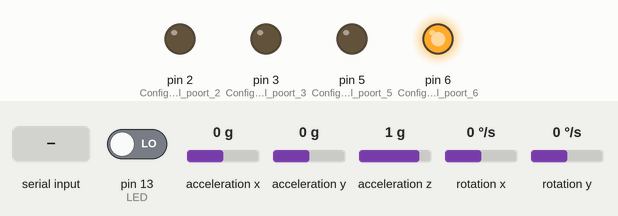
Recording of a sketch running on a simulated Arduino Uno, built with avr-gcc and run on an emulated ATmega328P. On the bench: output pins drawn as LEDs (lit = HIGH). Wiring (inferred from the names in the program): MPU-6050 motion sensor at I2C address 0x68. The test bench sets the inputs (shaded band); at power-on: pin 13 (LED) LOW, acceleration x 0 g, acceleration y 0 g, acceleration z 1 g, rotation x 0 °/s, rotation y 0 °/s.

Above: at 4.2 s.
4.3 s: "R" received over Serial
At 4.8 s:
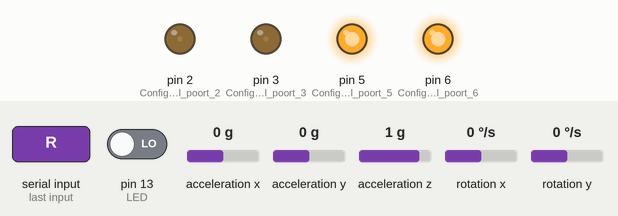
Timing chart, 0 to 7.3 s (numbered marks = the images above; inputs shaded):
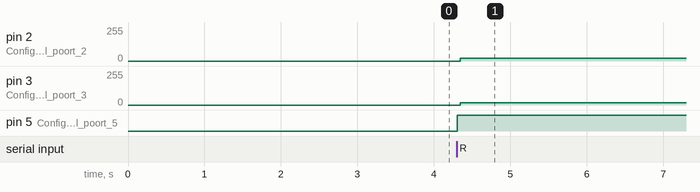

Measured:
- after the input at 4.3 s, pin 2 (Configure_digital_poort_2): 0/255 → 19/255 after 0.05 s; pin 3 (Configure_digital_poort_3): 0/255 → 18/255 after 0.05 s; pin 5 (Configure_digital_poort_5): LOW → HIGH at once

The sketch:

SBR.ino
```cpp
#include <Wire.h>

int gyro_address = 0x68;
int acc_calibration_value = -7902;                            //Enter the accelerometer calibration value

//Various settings
float pid_p_gain = 38;
float pid_i_gain = 1;
float pid_d_gain = 36;
float turning_speed = 400;                                    //Turning speed (900)
float max_target_speed = 1400;                                //Max target speed (1500)

byte start, received_byte, low_bat;

int left_motor, throttle_left_motor, throttle_counter_left_motor, throttle_left_motor_memory;
int right_motor, throttle_right_motor, throttle_counter_right_motor, throttle_right_motor_memory;
int battery_voltage;
int receive_counter;
int gyro_pitch_data_raw, gyro_yaw_data_raw, accelerometer_data_raw;

long gyro_yaw_calibration_value, gyro_pitch_calibration_value;

unsigned long loop_timer;

float angle_gyro, angle_acc, angle, self_balance_pid_setpoint;
float pid_error_temp, pid_i_mem, pid_setpoint, gyro_input, pid_output, pid_last_d_error;
float pid_output_left, pid_output_right;
int speed_m = 1000; //max 2500
float pickup = 0.009;

void setup() {
  Serial.begin(9600);
  Wire.begin();
  TWBR = 12;

  TCCR2A = 0;
  TCCR2B = 0;
  TIMSK2 |= (1 << OCIE2A);
  TCCR2B |= (1 << CS21);
  OCR2A = 39;
  TCCR2A |= (1 << WGM21);

  //By default the MPU-6050 sleeps. So we have to wake it up.
  Wire.beginTransmission(gyro_address);
  Wire.write(0x6B);
  Wire.write(0x00);
  Wire.endTransmission();
  Wire.beginTransmission(gyro_address);
  Wire.write(0x1B);
  Wire.write(0x00);
  Wire.endTransmission();

  Wire.beginTransmission(gyro_address);
  Wire.write(0x1C);
  Wire.write(0x08);
  Wire.endTransmission();
  //Set some filtering to improve the raw data.
  Wire.beginTransmission(gyro_address);
  Wire.write(0x1A);
  Wire.write(0x03);
  Wire.endTransmission();
  // internally CNC shiled pins are connected to 2,3,5,6 for step and dir
  pinMode(2, OUTPUT);                                                       //Configure digital poort 2 as output
  pinMode(3, OUTPUT);                                                       //Configure digital poort 3 as output
  pinMode(5, OUTPUT);                                                       //Configure digital poort 5 as output
  pinMode(6, OUTPUT);                                                       //Configure digital poort 6 as output

  for (receive_counter = 0; receive_counter < 500; receive_counter++) {     //Create 500 loops
    if (receive_counter % 15 == 0)digitalWrite(13, !digitalRead(13));       //Change the state of the LED every 15 loops to make the LED blink fast
    Wire.beginTransmission(gyro_address);                                   //Start communication with the gyro
    Wire.write(0x43);                                                       //Start reading the Who_am_I register 75h
    Wire.endTransmission();                                                 //End the transmission
    Wire.requestFrom(gyro_address, 4);                                      //Request 2 bytes from the gyro
    gyro_yaw_calibration_value += Wire.read() << 8 | Wire.read();           //Combine the two bytes to make one integer
    gyro_pitch_calibration_value += Wire.read() << 8 | Wire.read();         //Combine the two bytes to make one integer
    delayMicroseconds(3700);                                                //Wait for 3700 microseconds to simulate the main program loop time
  }
  gyro_pitch_calibration_value /= 500;                                      //Divide the total value by 500 to get the avarage gyro offset
  gyro_yaw_calibration_value /= 500;                                        //Divide the total value by 500 to get the avarage gyro offset

  loop_timer = micros() + 4000;                                             //Set the loop_timer variable at the next end loop time

}

///////////////////////////////////////////////////////////////////////////////////////////////////////////////////////////////////////
//Main program loop
///////////////////////////////////////////////////////////////////////////////////////////////////////////////////////////////////////
void loop() {
  if (Serial.available()) {                                                 //If there is serial data available
    received_byte = Serial.read();                                                //Reset the receive_counter variable
  }

  ///////////////////////////////////////////////////////////////////////////////////////////////////////////////////////////////////////
  //Angle calculations
  ///////////////////////////////////////////////////////////////////////////////////////////////////////////////////////////////////////
  Wire.beginTransmission(gyro_address);                                     //Start communication with the gyro
  Wire.write(0x3F);                                                         //Start reading at register 3F
  Wire.endTransmission();                                                   //End the transmission
  Wire.requestFrom(gyro_address, 2);                                        //Request 2 bytes from the gyro
  accelerometer_data_raw = Wire.read() << 8 | Wire.read();                  //Combine the two bytes to make one integer
  accelerometer_data_raw += acc_calibration_value;                          //Add the accelerometer calibration value
  if (accelerometer_data_raw > 8200) {
    accelerometer_data_raw = 8200;          //Prevent division by zero by limiting the acc data to +/-8200;
  }
  if (accelerometer_data_raw < -8200) {
    accelerometer_data_raw = -8200;        //Prevent division by zero by limiting the acc data to +/-8200;
  }

  angle_acc = asin((float)accelerometer_data_raw / 8200.0) * 57.296;        //Calculate the current angle according to the accelerometer

  if (start == 0 && angle_acc > -0.5 && angle_acc < 0.5) {                  //If the accelerometer angle is almost 0
    angle_gyro = angle_acc;                                                 //Load the accelerometer angle in the angle_gyro variable
    start = 1;                                                              //Set the start variable to start the PID controller
  }

  Wire.beginTransmission(gyro_address);                                     //Start communication with the gyro
  Wire.write(0x43);                                                         //Start reading at register 43
  Wire.endTransmission();                                                   //End the transmission
  Wire.requestFrom(gyro_address, 4);                                        //Request 4 bytes from the gyro
  gyro_yaw_data_raw = Wire.read() << 8 | Wire.read();                       //Combine the two bytes to make one integer
  gyro_pitch_data_raw = Wire.read() << 8 | Wire.read();                     //Combine the two bytes to make one integer

  gyro_pitch_data_raw -= gyro_pitch_calibration_value;                      //Add the gyro calibration value
  angle_gyro += gyro_pitch_data_raw * 0.000031;                             //Calculate the traveled during this loop angle and add this to the angle_gyro variable

  gyro_yaw_data_raw -= gyro_yaw_calibration_value;                          //Add the gyro calibration value
  //  angle_gyro -= gyro_yaw_data_raw * 0.0000003;                          //Compensate the gyro offset when the robot is rotating

  angle_gyro = angle_gyro * 0.9996 + angle_acc * 0.0004;                    //Correct the drift of the gyro angle with the accelerometer angle
  pid_error_temp = angle_gyro - self_balance_pid_setpoint - pid_setpoint;
  if (pid_output > 10 || pid_output < -10) {
    pid_error_temp += pid_output * 0.015 ;
  }

  pid_i_mem += pid_i_gain * pid_error_temp;
  if (pid_i_mem > speed_m) {
    pid_i_mem = speed_m;
  }
  else if (pid_i_mem < -speed_m) {
    pid_i_mem = -speed_m;
  }
  //Calculate the PID output value
  pid_output = pid_p_gain * pid_error_temp + pid_i_mem + pid_d_gain * (pid_error_temp - pid_last_d_error);
  if (pid_output > speed_m) {
    pid_output = speed_m;
  }
  else if (pid_output < -speed_m) {
    pid_output = -speed_m;
  }

  pid_last_d_error = pid_error_temp;

  if (pid_output < 5 && pid_output > -5) {
    pid_output = 0;
  }

  if (angle_gyro > 40 || angle_gyro < -40 || start == 0 || low_bat == 1) {
    pid_output = 0;
    pid_i_mem = 0;
    start = 0;
    self_balance_pid_setpoint = 0;
  }

  pid_output_left = pid_output;
  pid_output_right = pid_output;

  if (received_byte == 82) {
    pid_output_left += turning_speed;
    pid_output_right -= turning_speed;
  }
  if (received_byte == 76) {
    pid_output_left -= turning_speed;
    pid_output_right += turning_speed;
  }

  if (received_byte == 70) {
    if (pid_setpoint > -2.5) {
      pid_setpoint -= pickup;
    }
    if (pid_output > max_target_speed * -1) {
      pid_setpoint -= pickup;
    }
  }
  if (received_byte == 66) {
    if (pid_setpoint < 2.5) {
      pid_setpoint += pickup;
    }
    if (pid_output < max_target_speed) {
      pid_setpoint += pickup;
    }
  }

  if (received_byte == 83) {
    if (pid_setpoint > 0.5) {
      pid_setpoint -= pickup;
    }
    else if (pid_setpoint < -0.5) {
      pid_setpoint += pickup;
    }
    else pid_setpoint = 0;
  }
  if (pid_setpoint == 0) {
    if (pid_output < 0) {
      self_balance_pid_setpoint += 0.0015;
    }
    if (pid_output > 0) {
      self_balance_pid_setpoint -= 0.0015;
    }
  }
  if (pid_output_left > 0) {
    pid_output_left = speed_m - (1 / (pid_output_left + 9)) * 5500;
  }
  else if (pid_output_left < 0) {
    pid_output_left = -speed_m - (1 / (pid_output_left - 9)) * 5500;
  }

  if (pid_output_right > 0) {
    pid_output_right = speed_m - (1 / (pid_output_right + 9)) * 5500;
  }
  else if (pid_output_right < 0) {
    pid_output_right = -speed_m - (1 / (pid_output_right - 9)) * 5500;
  }

  //Calculate the needed pulse time for the left and right stepper motor controllers
  if (pid_output_left > 0) {
    left_motor = speed_m - pid_output_left;
  }
  else if (pid_output_left < 0) {
    left_motor = -speed_m - pid_output_left;
  }
  else {
    left_motor = 0;
  }

  if (pid_output_right > 0) {
    right_motor = speed_m - pid_output_right;
  }
  else if (pid_output_right < 0) {
    right_motor = -speed_m - pid_output_right;
  }
  else {
    right_motor = 0;
  }
  //Serial.println(left_motor);
  throttle_left_motor = left_motor;
  throttle_right_motor = right_motor;
  while (loop_timer > micros());
  loop_timer += 4000;
}


ISR(TIMER2_COMPA_vect) {
  //Left motor pulse calculations
  throttle_counter_left_motor ++;
  if (throttle_counter_left_motor > throttle_left_motor_memory) {
    throttle_counter_left_motor = 0;
    throttle_left_motor_memory = throttle_left_motor;
    if (throttle_left_motor_memory < 0) {
      PORTD &= 0b10111111;
      throttle_left_motor_memory *= -1;
    }
    else PORTD |= 0b01000000;
  }
  else if (throttle_counter_left_motor == 1) {
    PORTD |= 0b00001000;
  }
  else if (throttle_counter_left_motor == 2) {
    PORTD &= 0b11110111;
  }

  //right motor pulse calculations
  throttle_counter_right_motor ++;
  if (throttle_counter_right_motor > throttle_right_motor_memory) {
    throttle_counter_right_motor = 0;
    throttle_right_motor_memory = throttle_right_motor;
    if (throttle_right_motor_memory < 0) {
      PORTD |= 0b00100000;
      throttle_right_motor_memory *= -1;
    }
    else PORTD &= 0b11011111;
  }
  else if (throttle_counter_right_motor == 1) {
    PORTD |= 0b00000100;           //Set output 2 high to create a pulse for the stepper controller
  }
  else if (throttle_counter_right_motor == 2) {
    PORTD &= 0b11111011;
  }
}
```
